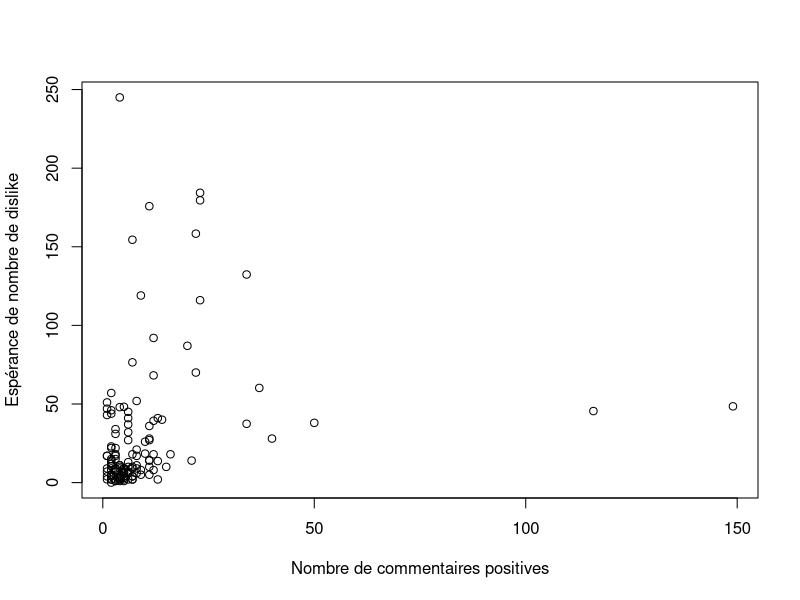
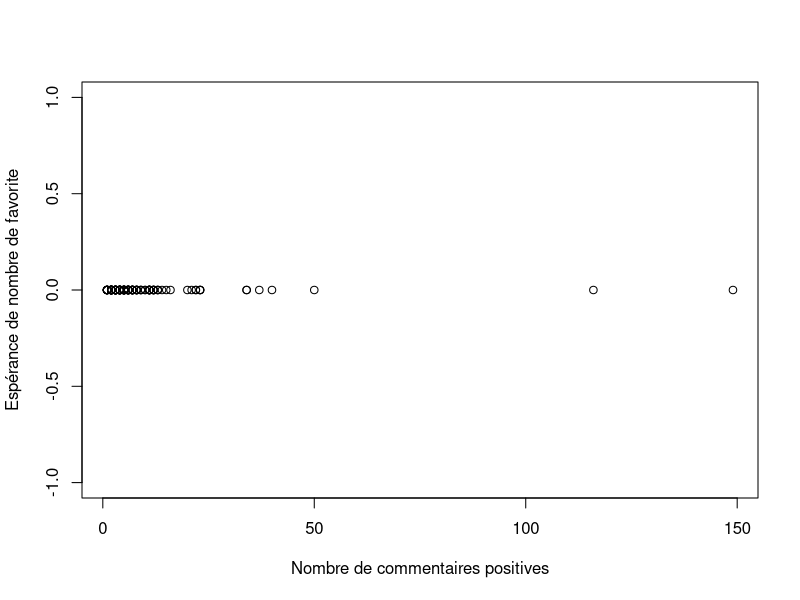
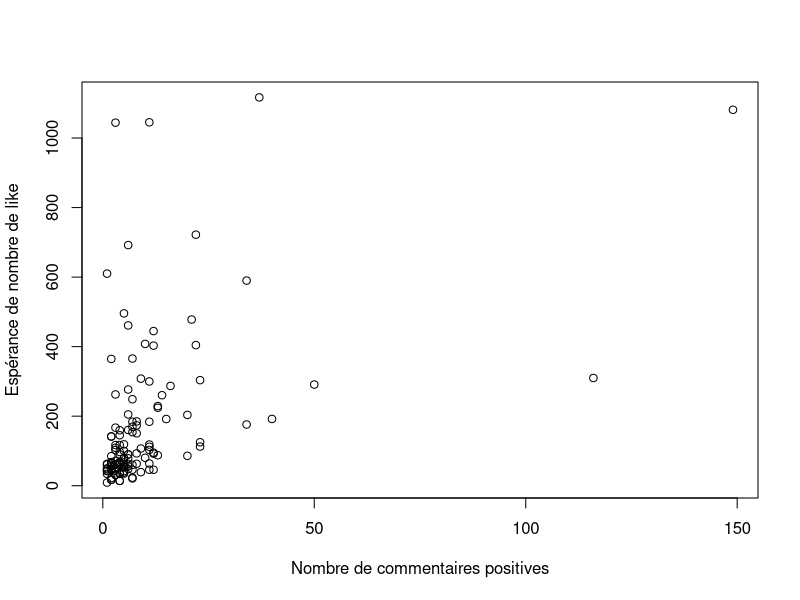
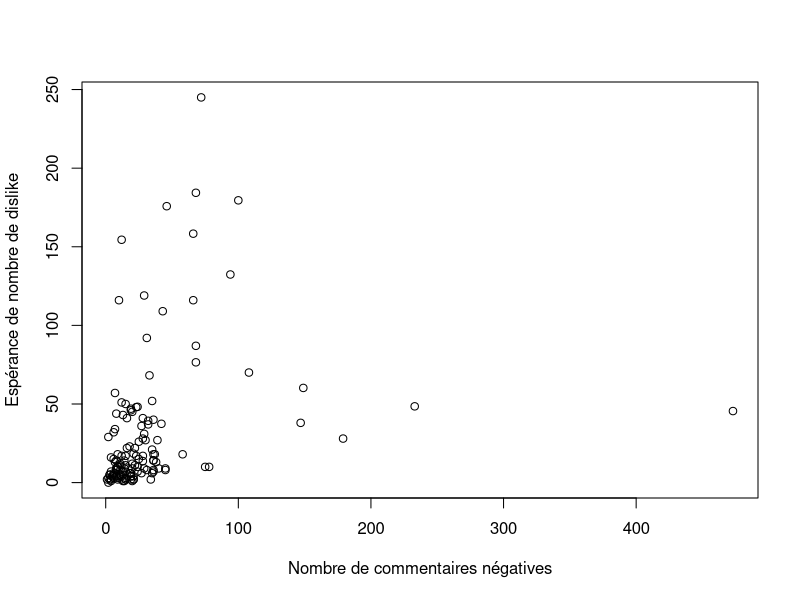
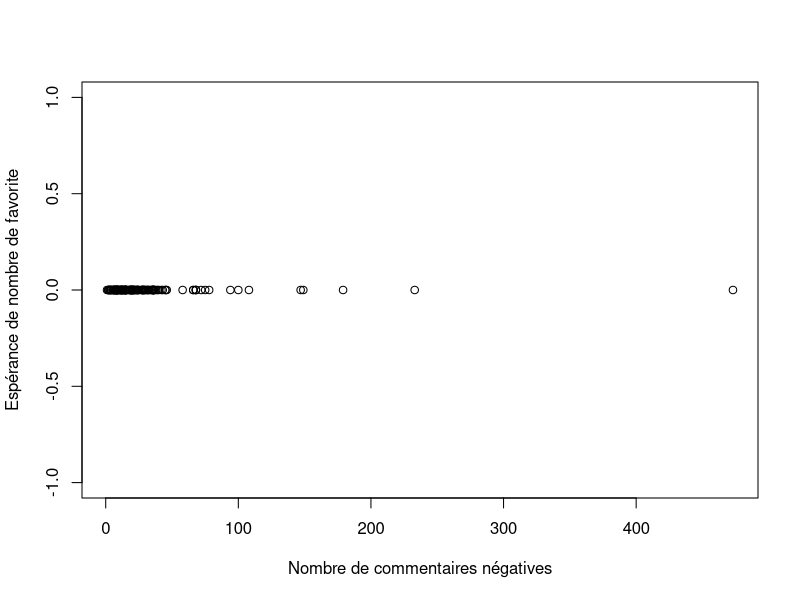
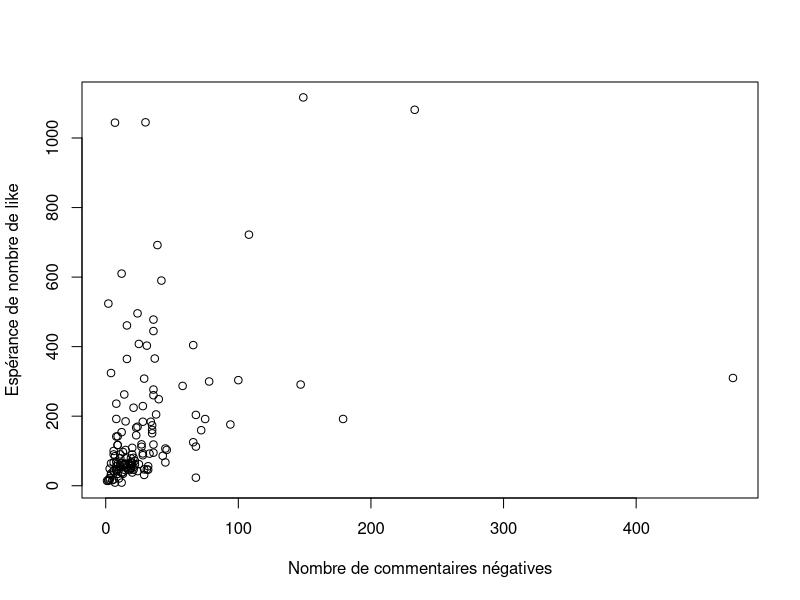

Generate these figures, in order, with R:
pd=read.csv("nbpositive_dislike.csv",header=T,na.strings ="?")

x <- pd[,2]
y <- pd[,3]

plot(x,y,xlab = 'Nombre de commentaires positives',ylab='Espérance de nombre de dislike')

pf=read.csv("nbpositive_favorite.csv",header=T,na.strings ="?")

x <- pf[,2]
y <- pf[,3]

plot(x,y,xlab = 'Nombre de commentaires positives',ylab='Espérance de nombre de favorite')



pl=read.csv("nbpositive_likecount.csv",header=T,na.strings ="?")

x <- pl[,2]
y <- pl[,3]

plot(x,y,xlab = 'Nombre de commentaires positives',ylab='Espérance de nombre de like')


nd=read.csv("nbnegative_dislike.csv",header=T,na.strings ="?")

x <- nd[,2]
y <- nd[,3]

plot(x,y,xlab = 'Nombre de commentaires négatives',ylab='Espérance de nombre de dislike')


nf=read.csv("nbnegative_favorite.csv",header=T,na.strings ="?")

x <- nf[,2]
y <- nf[,3]

plot(x,y,xlab = 'Nombre de commentaires négatives',ylab='Espérance de nombre de favorite')


nl=read.csv("nbnegative_like.csv",header=T,na.strings ="?")

x <- nl[,2]
y <- nl[,3]

plot(x,y,xlab = 'Nombre de commentaires négatives',ylab='Espérance de nombre de like')
